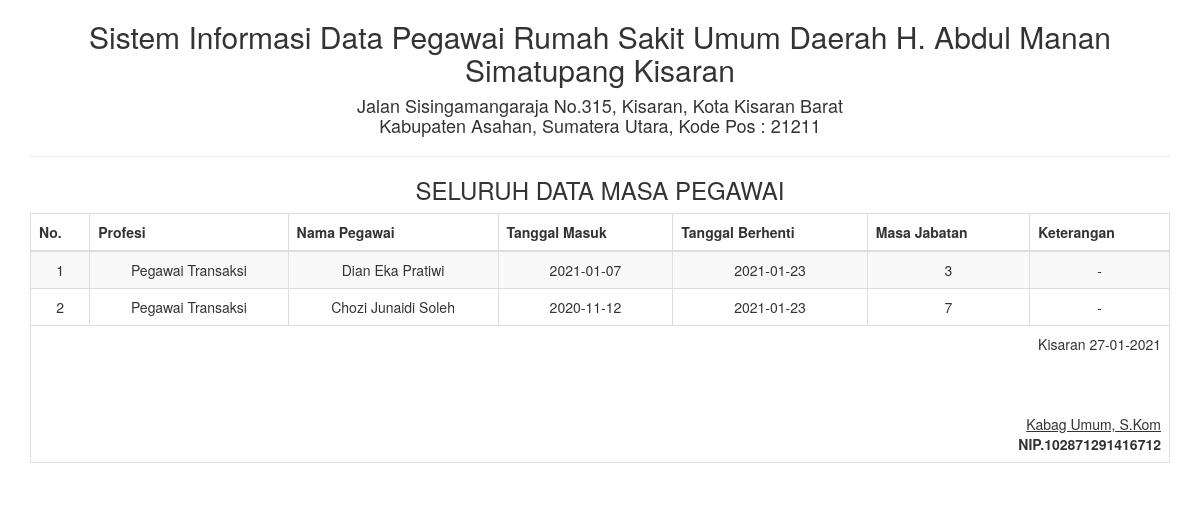
Screenshot of /report/profesi_semua.php with the database file from the repository.
### tables this page shows
CREATE TABLE IF NOT EXISTS `profesi` (
  `id` int(5) NOT NULL AUTO_INCREMENT,
  `profesi` varchar(50) NOT NULL,
  `nama_pegawai` varchar(100) NOT NULL,
  `tgl_masuk` date NOT NULL,
  `tgl_berhenti` date NOT NULL,
  `masa_jabatan` int(10) NOT NULL,
  `keterangan` varchar(100) NOT NULL,
  PRIMARY KEY (`id`)
);

### report/profesi_semua.php (the view, shortened to what this page needs)
<!DOCTYPE html>
<html>
    <head>
        <link href="../Assets/css/bootstrap.min.css" rel="stylesheet" type="text/css"/>
    </head>
    <body onload="print()">
        <?php
        include '../config/koneksi.php';
        ?>
        <div class="container">
            <div class='row'>
                <div class="col-sm-12">
                    <div class="text-center">
                        <h2>Sistem Informasi Data Pegawai Rumah Sakit Umum Daerah H. Abdul Manan Simatupang Kisaran </h2>
                        <h4>Jalan Sisingamangaraja No.315, Kisaran, Kota Kisaran Barat <br> Kabupaten Asahan, Sumatera Utara, Kode Pos : 21211</h4>
                        <hr>
                        <h3>SELURUH DATA MASA PEGAWAI</h3>
                        <table class="table table-bordered table-striped table-hover">
                        <tbody>
                                <thead>
								<tr>
                                    <th>No.</th>
                                    <th>Profesi</th>
                                    <th>Nama Pegawai</th>
                                    <th>Tanggal Masuk</th>
                                    <th>Tanggal Berhenti</th>
                                    <th>Masa Jabatan</th>
                                    <th>Keterangan</th>
                                </tr>
								</thead>
							<tbody>
                            <?php
                            $sql = "SELECT * FROM profesi";
                            $query = mysqli_query($koneksi, $sql) or die("SQL Anda Salah");
                            $nomor = 0;
                            while ($data = mysqli_fetch_array($query)) {
                                $nomor++;
                                ?>
                                <tr>
                                    <td><?= $nomor ?></td>
                                    <td><?= $data['profesi'] ?></td>
                                    <td><?= $data['nama_pegawai'] ?></td>
                                    <td><?= $data['tgl_masuk'] ?></td>
                                    <td><?= $data['tgl_berhenti'] ?></td>
                                    <td><?= $data['masa_jabatan'] ?></td>
                                    <td><?= $data['keterangan'] ?></td>
                                </tr>
                            <?php } ?>
							</tbody>
                        </tbody>
                            <tfoot>
                                <tr>
                                    <td colspan="7" class="text-right">
                                        Kisaran  <?= date("d-m-Y") ?>
                                        <br><br><br><br>
                                        <u>Kabag Umum, S.Kom<strong></u><br>
                                        NIP.102871291416712
                                    </td>
								</tr>
							</tfoot>
                        </table>
                    </div>
                </div>
            </div>
    </body>
</html>

### rows the page displays
profesi: profesi "Pegawai Transaksi", nama_pegawai "Dian Eka Pratiwi", tgl_masuk "2021-01-07", tgl_berhenti "2021-01-23", masa_jabatan "3", keterangan "-"
profesi: profesi "Pegawai Transaksi", nama_pegawai "Chozi Junaidi Soleh", tgl_masuk "2020-11-12", tgl_berhenti "2021-01-23", masa_jabatan "7", keterangan "-"
